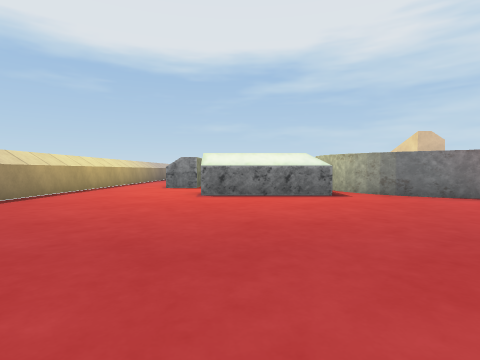
[1] (above)

24 first-person views from a walk through a scene from a Unity 3-D project. The camera is 0.58 m above the floor, tilts 2° down and sees 80° across. The floor is counted in squares, 1 m on a side. Each view is taken from the middle of a square. On the plan, view 1 faces up. The plan holds only what a view shows up to about 9 squares ahead; the rest is blank. The place goes on beyond the plan. The player character is not drawn. Some surface patterns are stand-ins.

[2]
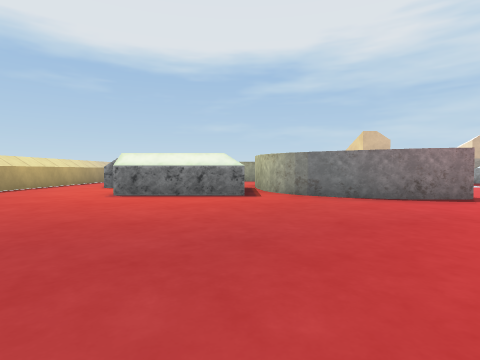

[3]
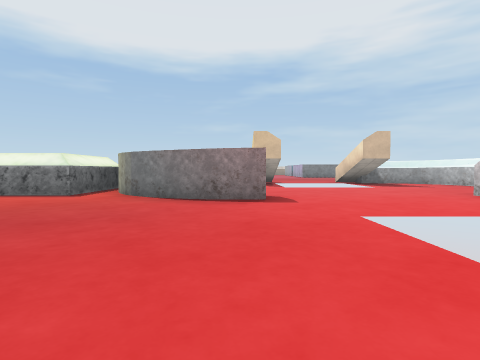

[4]
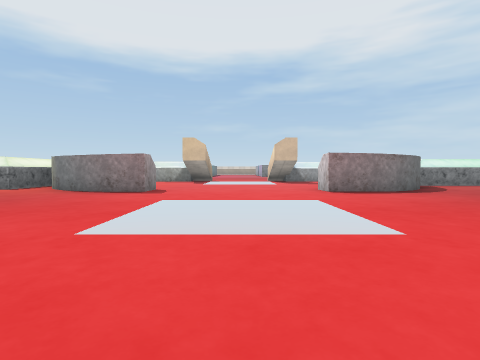

[5]
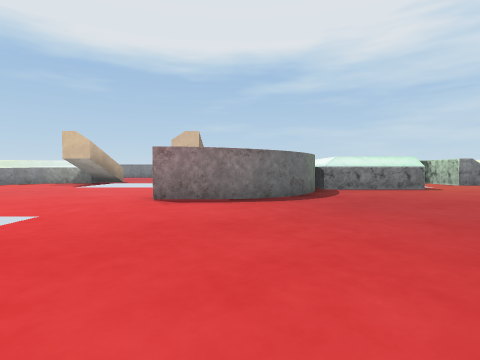

[6]
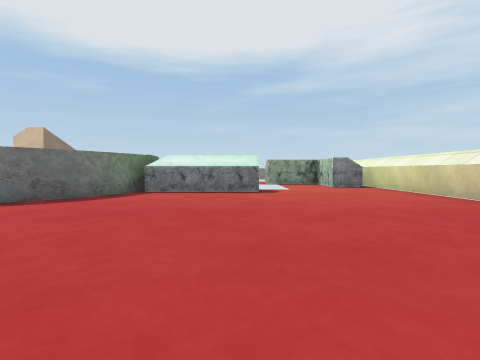

[7]
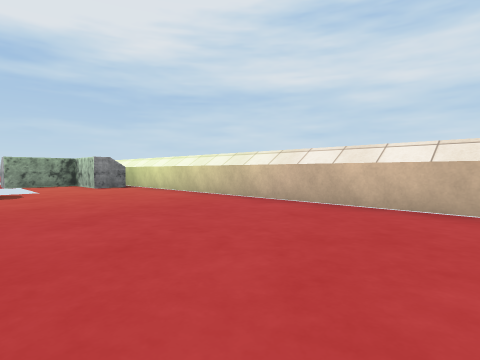

[8]
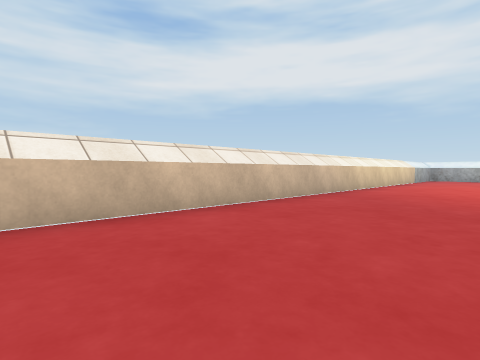

[9]
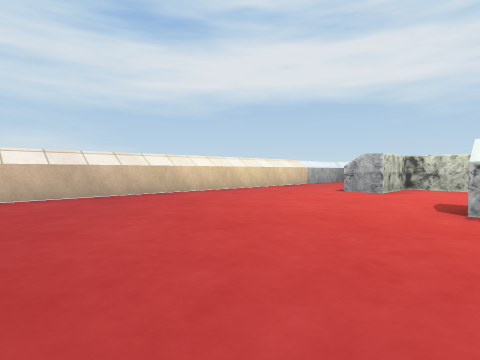

[10]
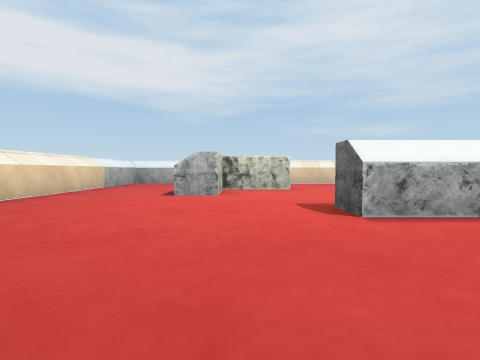

[11]
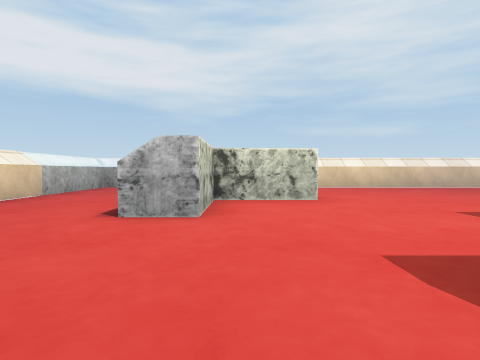

[12]
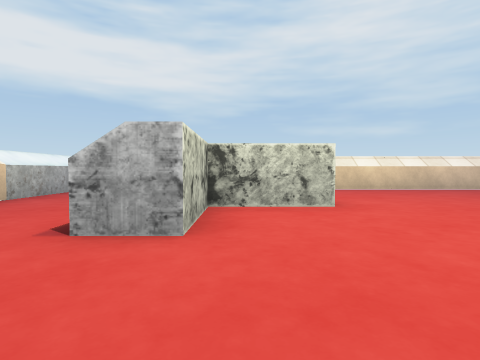

[13]
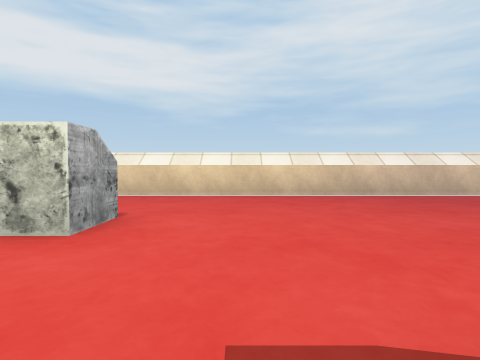

[14]
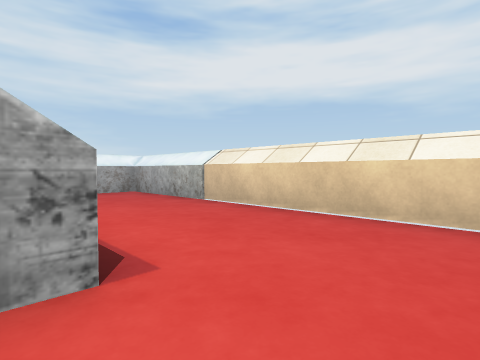

[15]
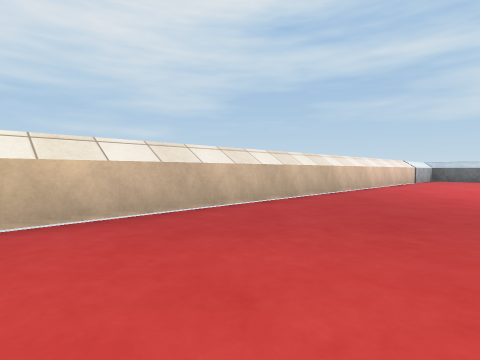

[16]
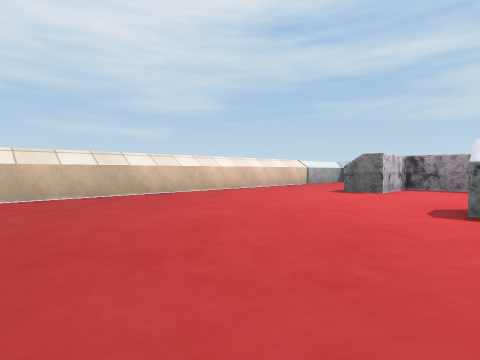

[17]
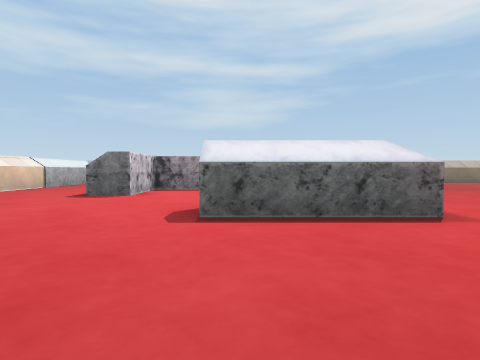

[18]
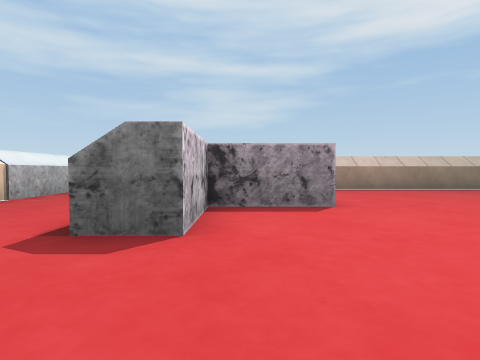

[19]
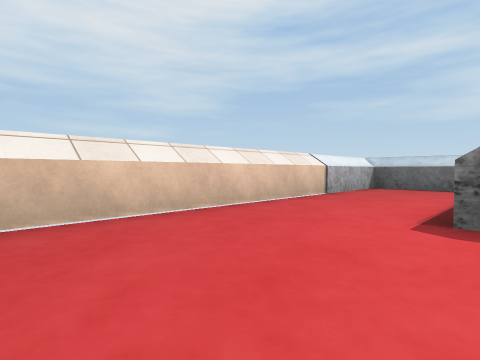

[20]
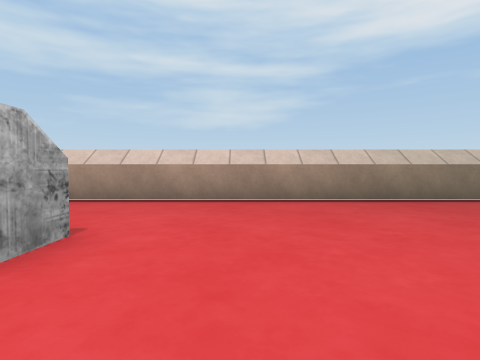

[21]
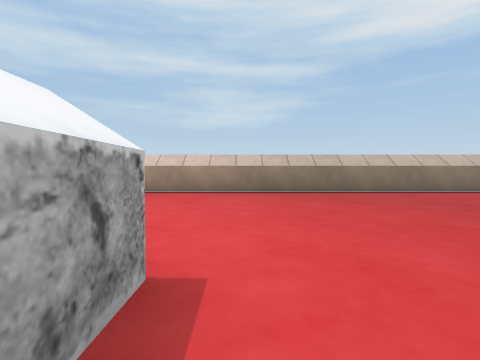

[22]
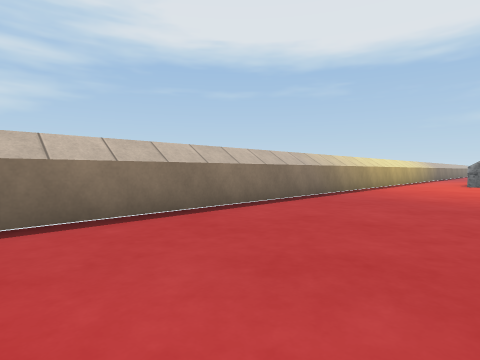

[23]
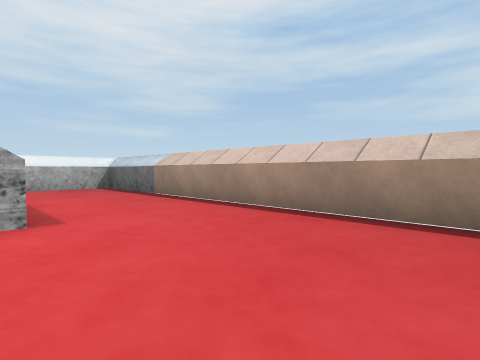

[24]
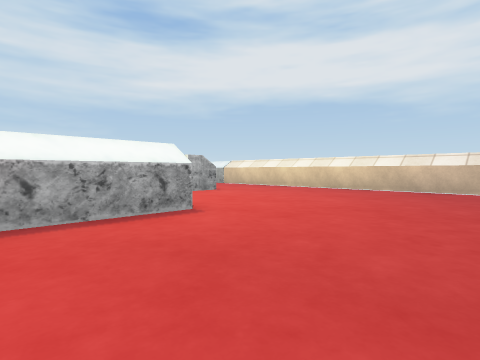

### Floor plan
Key: @ floor where view 1 was taken; # wall or solid block; . floor; ^ raised ledge; v drop or lower ground; O other object.
Columns run from 5 left of view 1 to 23 right of it. Each row starts with its distance up from view 1.
  9 #...   #O  .......   ^##....#
  8 #....  #O  .......  O.......#
  7 #....###OO  ...... O........#
  6 #........OOO.....OOO........#
  5 #...........................#
  4 #...........................#
  3 #............   ............#
  2 #............   ..... ......#
  1 #........ ...vvv....   .....#
  0 #....@ .   ...... .     ....#
 -1 #.....       ...     .......#
 -2 #......       .      .......#
 -3 #.......             .......#
 -4 #.........           .......#
 -5 #..........         ........#
 -6 #......###..   ....###......#
 -7 #......  #...  ....#........#
 -8 #....... #.........#........#
 -9 #...#...................#...#
-10 #...#...................#...#
-11 #...###...............###...#
-12 #...........................#
-13 #...........................#
-14 #...........................#
-15 #############################

Positions as (right, up) in squares from view 1, and headings:
1: (0, 0), facing up
2: (2, 0), facing up
3: (6, 0), facing up
4: (9, -2), facing up
5: (13, 0), facing up
6: (18, 1), facing up
7: (18, 1), facing up-right
8: (19, 3), facing down-right
9: (16, -1), facing down-right
10: (18, -2), facing down
11: (18, -5), facing down
12: (18, -6), facing down
13: (15, -8), facing down
14: (15, -11), facing down-right
15: (13, -11), facing down-left
16: (9, -8), facing down-left
17: (8, -8), facing left
18: (4, -10), facing left
19: (5, -11), facing down-left
20: (1, -7), facing left
21: (3, -5), facing left
22: (-1, -3), facing up-left
23: (-1, -5), facing down-left
24: (10, -6), facing down-right
